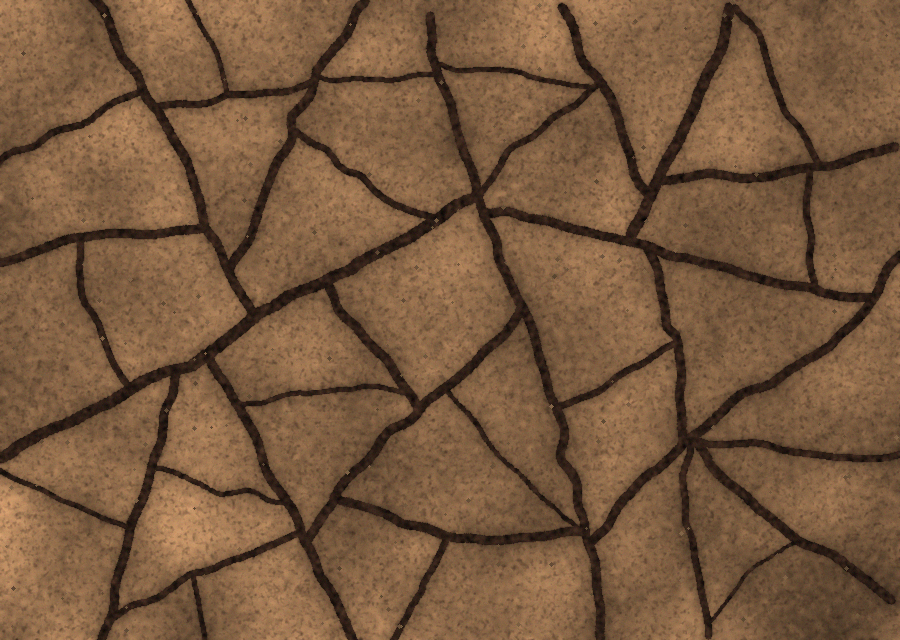
#> input picture examples/dried_mud.png, 900 x 640 px
$ python analyze.py examples/dried_mud.png
#> lines starting #> are read from the running program, lines starting #| are printed output that depends on the picture; after the words box and inside, x2 and y2 are one past the last pixel; in counts of white or black regions, pixels touching at a corner belong together
### network.py
"""Turn an image of a crack network into a graph and measure it.

    segment()      image -> binary crack mask (black-hat / top-hat filter + hysteresis)
    skeleton_graph mask -> 1-pixel centre lines -> graph (nodes = junctions and crack ends,
                   edges = crack segments with their pixel path), with spur pruning and
                   bridging of small gaps
    measure()      graph -> lengths, widths, orientations, junction angles (T / Y / X),
                   closed cells (pieces between cracks) and network-level statistics

The graph is a networkx.MultiGraph; every edge stores its ordered pixel path, so the
network can be exported as vectors (GeoJSON, GraphML) instead of pixels.
"""

from dataclasses import dataclass, field

import cv2
import networkx as nx
import numpy as np
from scipy.ndimage import convolve, distance_transform_edt, gaussian_filter1d
from skimage import measure
from skimage.filters import apply_hysteresis_threshold, threshold_otsu
from skimage.morphology import remove_small_objects, skeletonize

NB8 = [(-1, -1), (-1, 0), (-1, 1), (0, -1), (0, 1), (1, -1), (1, 0), (1, 1)]


@dataclass
class Params:
    polarity: str = "auto"        # "dark" (cracks darker than the surface), "light", or "auto"
    max_width_px: int = 15        # widest crack; sets the size of the black-hat filter
    sensitivity: float = 1.0      # > 1 finds fainter cracks, < 1 only clear ones
    min_area_px: int = 60         # smaller detected pieces are noise
    prune_px: float = 12.0        # dead-end branches shorter than this are removed (skeleton spurs)
    bridge_px: float = 15.0       # a crack end is joined to a crack ahead of it if the gap is shorter
    px_per_mm: float = None       # scale; without it everything is in pixels


# ----------------------------------------------------------------------------- segmentation
def _response(grey, size, dark):
    """Black-hat (dark cracks) or top-hat (light cracks): structures narrower than `size`."""
    se = cv2.getStructuringElement(cv2.MORPH_ELLIPSE, (size, size))
    op = cv2.MORPH_BLACKHAT if dark else cv2.MORPH_TOPHAT
    return cv2.morphologyEx(cv2.GaussianBlur(grey, (0, 0), 1.2), op, se).astype(np.float32)


def _threshold(resp, sensitivity, min_area):
    """Hysteresis: Otsu level starts a crack, 65 % of it continues one (keeps faint parts
    that are connected to clear cracks, but not isolated texture)."""
    hi = threshold_otsu(resp) / sensitivity
    mask = apply_hysteresis_threshold(resp, 0.65 * hi, hi)
    mask = cv2.medianBlur(mask.astype(np.uint8), 3).astype(bool)    # smooth ragged edges
    return remove_small_objects(mask, max_size=min_area)


def _tail_score(resp):
    """How far the strongest responses stand out from the typical one (in robust std units).
    Cracks are rare and strong, so the correct polarity has the heavier tail."""
    med = np.median(resp)
    mad = np.median(np.abs(resp - med)) + 1e-6
    return (np.percentile(resp, 99) - med) / mad


def to_grey(rgb):
    """Colour image -> one channel along the colour direction with the most variation
    (first principal component). Cracks often differ from the surface in colour more than
    in brightness, e.g. pale wood showing through red paint."""
    if rgb.ndim == 2:
        return rgb.astype(np.float32)
    x = rgb.reshape(-1, 3).astype(np.float32)
    x = x - x.mean(0)
    w = np.linalg.eigh(np.cov(x[::7].T))[1][:, -1]
#> w = [-0.729, -0.565, -0.387]
    w = w if w.sum() >= 0 else -w                                # + = brighter
#> w = [0.729, 0.565, 0.387]
    g = x @ w
    lo, hi = np.percentile(g, [0.5, 99.5])
#> lo = -123.9; hi = 85.76
    return np.clip((g - lo) / max(hi - lo, 1e-6) * 255, 0, 255).reshape(rgb.shape[:2]).astype(np.float32)
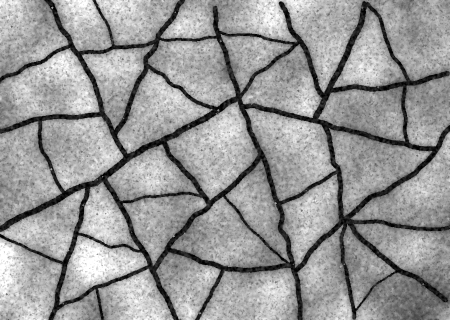
#> returned value: shape (640, 900) float32 (shown at 1/2 size); min 0, max 255, mean 150.7


def segment(rgb, p: Params):
    grey = to_grey(rgb)
    size = 2 * p.max_width_px + 1
    if p.polarity == "auto":
        dark = _tail_score(_response(grey, size, True)) >= _tail_score(_response(grey, size, False))
#> in _response, `return cv2.morphologyEx(cv2.GaussianBlur(grey, (0, 0), 1.2), op, se).a..`:
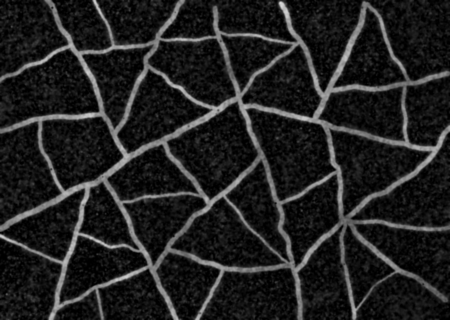
#> returned value: shape (640, 900) float32 (shown at 1/2 size); min 0, max 220.1, mean 32.9
#> in _tail_score, `med = np.median(resp)`: med = 17.78
#> in _tail_score, `mad = np.median(np.abs(resp - med)) + 1e-6`: mad = 11.2
#> call 2 of _response, with size = 31, dark = False
#> in _response (call 2), `se = cv2.getStructuringElement(cv2.MORPH_ELLIPSE, (size, size))`:
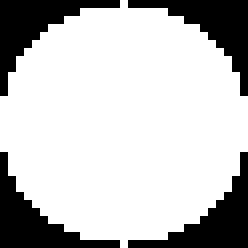
#> se: shape (31, 31) (shown 8 times larger); values 0 (black) and 1 (white), 75.9% white; 4 black regions, box (x1, y1, x2, y2) and area: (0, 0, 15, 12) 58, (16, 0, 31, 12) 58, (0, 19, 15, 31) 58, (16, 19, 31, 31) 58
#> in _response (call 2), `return cv2.morphologyEx(cv2.GaussianBlur(grey, (0, 0), 1.2), op, se).a..`:
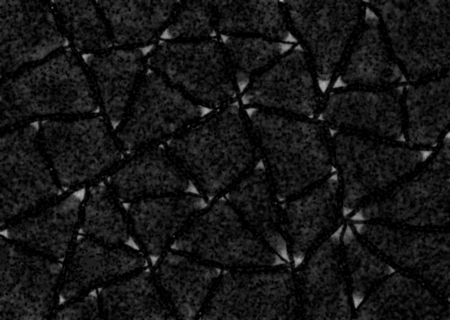
#> returned value: shape (640, 900) float32 (shown at 1/2 size); min 0, max 178.8, mean 21.4
#> dark = True
    else:
        dark = p.polarity == "dark"
    mask = _threshold(_response(grey, size, dark), p.sensitivity, p.min_area_px)
#> in _threshold, `hi = threshold_otsu(resp) / sensitivity`: hi = 71.79
#> in _threshold, `mask = apply_hysteresis_threshold(resp, 0.65 * hi, hi)`:
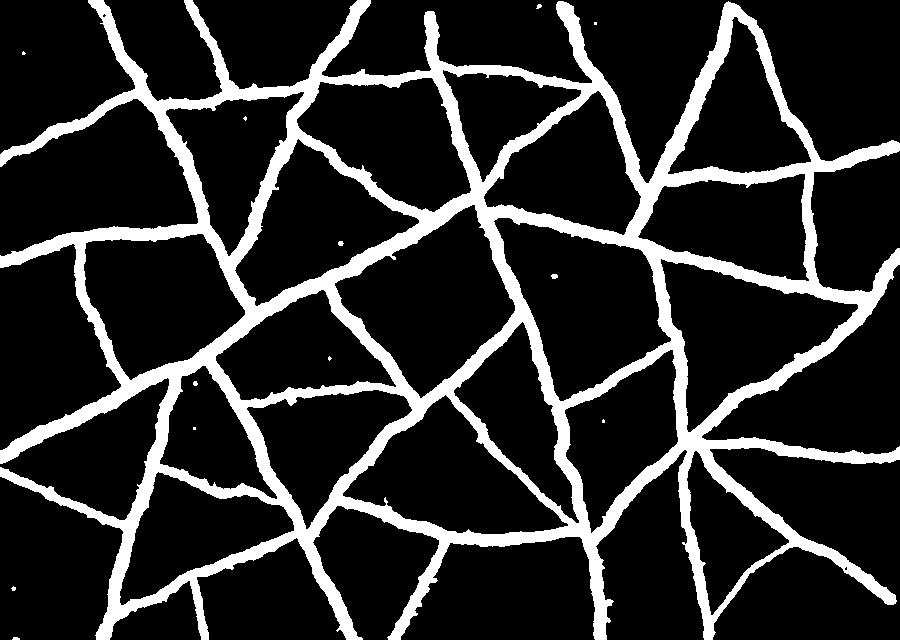
#> mask: shape (640, 900) bool; 17% white; 13 white regions (7 under 20 px), largest, box (x1, y1, x2, y2) and area: (0, 0, 900, 640) 97959, (551, 274, 558, 279) 29, (338, 241, 344, 246) 24, (536, 4, 542, 9) 20, (193, 381, 198, 386) 20, (12, 637, 20, 640) 20
    # drop round spots (bubbles, pores, pebbles); keep line-like pieces and connected networks
    lab = measure.label(mask)
    keep = np.zeros_like(mask)
    for r in measure.regionprops(lab):
        elong = r.axis_major_length / max(r.axis_minor_length, 1)
        if elong >= 3 or r.area > 30 * p.min_area_px:
            keep[lab == r.label] = True
    keep = cv2.morphologyEx(keep.astype(np.uint8), cv2.MORPH_CLOSE, np.ones((3, 3), np.uint8)).astype(bool)
    return keep, ("dark" if dark else "light")


# ----------------------------------------------------------------------------- skeleton -> graph
def _neighbours(skel):
    return convolve(skel.astype(np.uint8), np.ones((3, 3), np.uint8), mode="constant") - skel


# [198 lines left out: functions _trace, build_graph, prune, bridge, merge_close_junctions, skeleton_graph and 3 more, not called in this run]


@dataclass
class Network:
    mask: np.ndarray
    skeleton: np.ndarray
    graph: nx.MultiGraph
    cells: np.ndarray                 # label image of closed cells (0 = crack or open border region)
    polarity: str
    px_per_mm: float = None
    edges: list = field(default_factory=list)
    junctions: list = field(default_factory=list)
    cell_stats: list = field(default_factory=list)

    @property
    def unit(self):
        return "mm" if self.px_per_mm else "px"

    def L(self, v):                   # length in output units
        return v / self.px_per_mm if self.px_per_mm else v

    def A(self, v):                   # area in output units
        return v / self.px_per_mm ** 2 if self.px_per_mm else v

    # [36 lines left out: function summary, not called in this run]


def _at_border(pos, H, W, m=3):
    y, x = pos
    return y < m or x < m or y > H - 1 - m or x > W - 1 - m


# [54 lines left out: function measure_network, not called in this run]


def analyse(rgb, p: Params = Params()):
    mask, polarity = segment(rgb, p)
    skel, G = skeleton_graph(mask, p)
    return measure_network(mask, skel, G, polarity, p.px_per_mm)

### analyze.py
"""Analyse crack network images from the command line.

    python analyze.py examples/dried_mud.png
    python analyze.py photos/*.jpg --px-per-mm 12 --out results/batch

For each image, writes <name>_graph.png, <name>_cells.png, <name>_charts.png,
<name>.geojson, <name>_segments.csv, <name>.graphml and <name>_summary.json, and a
summary.csv with one row per image.
"""

import argparse
import csv
import json
from pathlib import Path

import matplotlib

matplotlib.use("Agg")
import cv2

from network import Params, analyse
from viz import cells_image, charts, edges_csv, overlay, to_geojson, to_graphml


def main():
    ap = argparse.ArgumentParser(description=__doc__, formatter_class=argparse.RawDescriptionHelpFormatter)
    ap.add_argument("images", nargs="+")
    ap.add_argument("--polarity", choices=["auto", "dark", "light"], default="auto")
    ap.add_argument("--max-width", type=int, default=Params.max_width_px)
    ap.add_argument("--sensitivity", type=float, default=Params.sensitivity)
    ap.add_argument("--prune", type=float, default=Params.prune_px)
    ap.add_argument("--bridge", type=float, default=Params.bridge_px)
    ap.add_argument("--px-per-mm", type=float, default=None)
    ap.add_argument("--out", default="results")
    a = ap.parse_args()
    p = Params(a.polarity, a.max_width, a.sensitivity, Params.min_area_px, a.prune, a.bridge, a.px_per_mm)
    out = Path(a.out)
    out.mkdir(parents=True, exist_ok=True)
    rows = []
    for path in map(Path, a.images):
        rgb = cv2.cvtColor(cv2.imread(str(path)), cv2.COLOR_BGR2RGB)
        net = analyse(rgb, p)
        s = net.summary()
        n = path.stem
        cv2.imwrite(str(out / f"{n}_graph.png"), cv2.cvtColor(overlay(rgb, net), cv2.COLOR_RGB2BGR))
        cv2.imwrite(str(out / f"{n}_cells.png"), cv2.cvtColor(cells_image(net), cv2.COLOR_RGB2BGR))
        charts(net).savefig(out / f"{n}_charts.png", dpi=100)
        (out / f"{n}.geojson").write_text(to_geojson(net))
        (out / f"{n}_segments.csv").write_text(edges_csv(net))
        (out / f"{n}_summary.json").write_text(json.dumps(s, indent=2))
        to_graphml(net, out / f"{n}.graphml")
        rows.append({"image": path.name, **s})
        print(f"{path.name}: {s['segments']} segments, {s['junctions']} junctions "
              f"(T {s['T_junctions']}, Y {s['Y_junctions']}, X {s['X_junctions']}), {s['closed_cells']} cells")
    with open(out / "summary.csv", "w", newline="") as f:
        w = csv.DictWriter(f, fieldnames=list(rows[0]))
        w.writeheader()
        w.writerows(rows)


if __name__ == "__main__":
#> (the run stopped early here; a loop or call above may not have finished)

$ run again, with examples/basalt_like_mud.png copied over examples/dried_mud.png
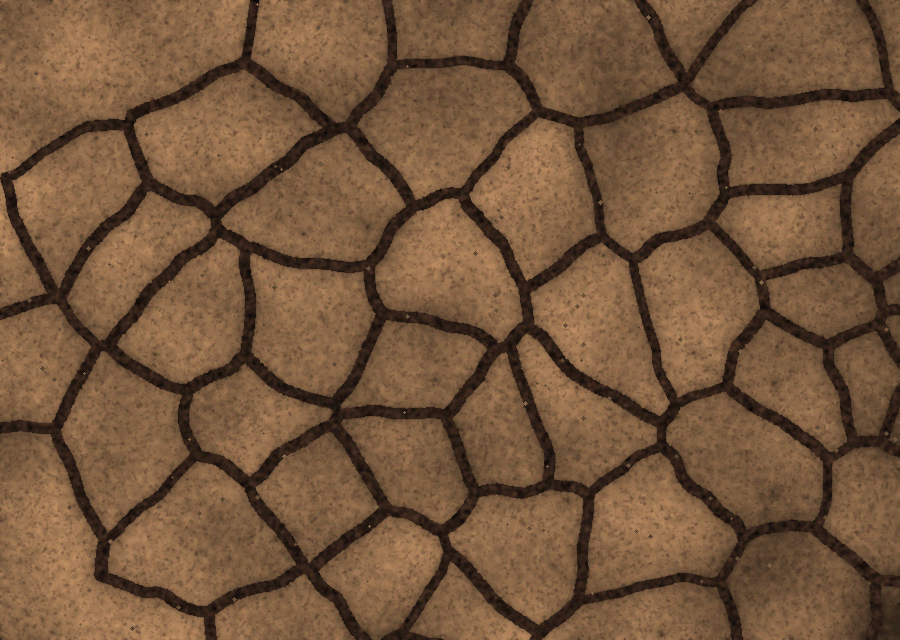
#> input picture examples/basalt_like_mud.png, 900 x 640 px
#> in to_grey, `w = np.linalg.eigh(np.cov(x[::7].T))[1][:, -1]`: w = [-0.728, -0.566, -0.387]
#> in to_grey, `w = w if w.sum() >= 0 else -w`: w = [0.728, 0.566, 0.387]
#> in to_grey, `lo, hi = np.percentile(g, [0.5, 99.5])`: lo = -120.5; hi = 79.94
#> med = 19.05
#> mad = 12.87
#> se: shape (31, 31); values 0 (black) and 1 (white), 75.9% white; 4 black regions, box (x1, y1, x2, y2) and area: (0, 0, 15, 12) 58, (16, 0, 31, 12) 58, (0, 19, 15, 31) 58, (16, 19, 31, 31) 58
#> in _response (call 2), `return cv2.morphologyEx(cv2.GaussianBlur(grey, (0, 0), 1.2), op, se).a..`:
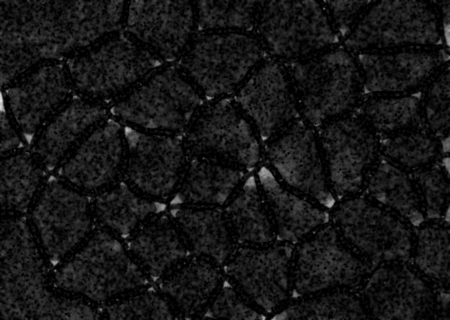
#> returned value: shape (640, 900) float32 (shown at 1/2 size); min 0, max 230.4, mean 21.7
#> dark = True
#> in _threshold, `hi = threshold_otsu(resp) / sensitivity`: hi = 76.35
#> in _threshold, `mask = apply_hysteresis_threshold(resp, 0.65 * hi, hi)`:
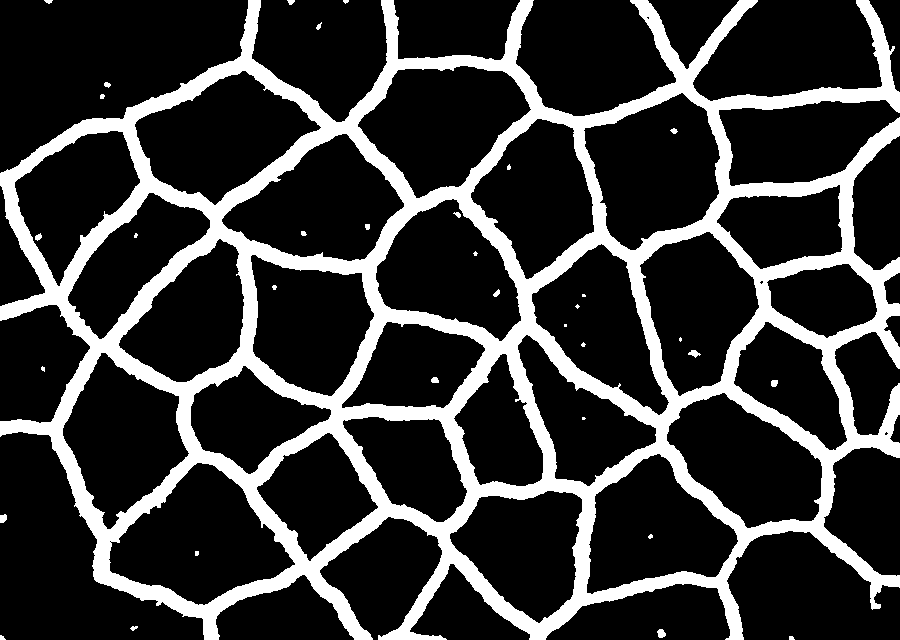
#> mask: shape (640, 900) bool; 20.9% white; 34 white regions (14 under 20 px), largest, box (x1, y1, x2, y2) and area: (0, 0, 900, 640) 119476, (657, 629, 666, 638) 60, (688, 350, 701, 358) 56

$ run again, with examples/old_paint.png copied over examples/dried_mud.png
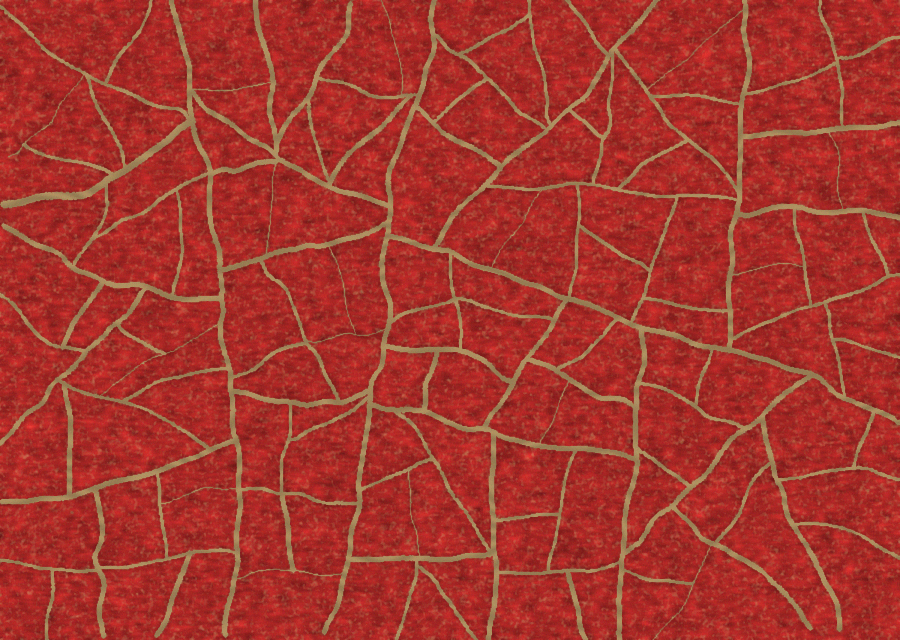
#> input picture examples/old_paint.png, 900 x 640 px
#> in to_grey, `w = np.linalg.eigh(np.cov(x[::7].T))[1][:, -1]`: w = [-0.0173, -0.867, -0.497]
#> in to_grey, `w = w if w.sum() >= 0 else -w`: w = [0.0173, 0.867, 0.497]
#> in to_grey, `lo, hi = np.percentile(g, [0.5, 99.5])`: lo = -31.3; hi = 107.5
#> med = 39.35
#> mad = 13.89
#> se: shape (31, 31); values 0 (black) and 1 (white), 75.9% white; 4 black regions, box (x1, y1, x2, y2) and area: (0, 0, 15, 12) 58, (16, 0, 31, 12) 58, (0, 19, 15, 31) 58, (16, 19, 31, 31) 58
#> in _response (call 2), `return cv2.morphologyEx(cv2.GaussianBlur(grey, (0, 0), 1.2), op, se).a..`:
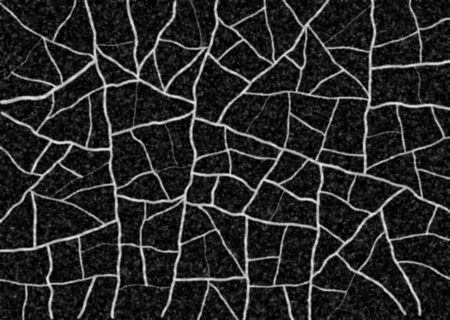
#> returned value: shape (640, 900) float32 (shown at 1/2 size); min 0, max 234.2, mean 39.3
#> dark = False
#> in _threshold, `hi = threshold_otsu(resp) / sensitivity`: hi = 89.18
#> in _threshold, `mask = apply_hysteresis_threshold(resp, 0.65 * hi, hi)`:
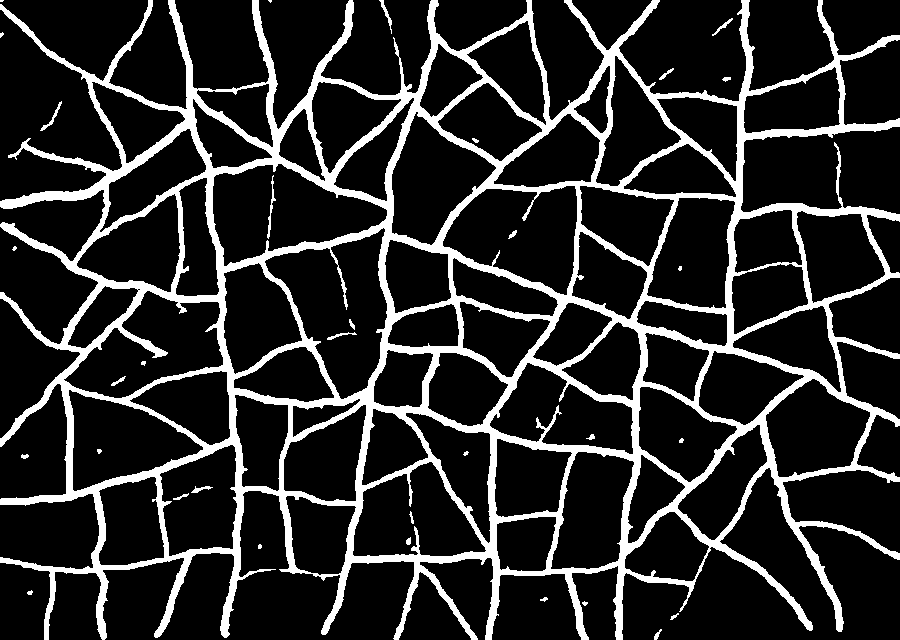
#> mask: shape (640, 900) bool; 16.3% white; 33 white regions (11 under 20 px), largest, box (x1, y1, x2, y2) and area: (0, 0, 900, 640) 92716, (267, 175, 276, 239) 137, (40, 101, 62, 131) 102
